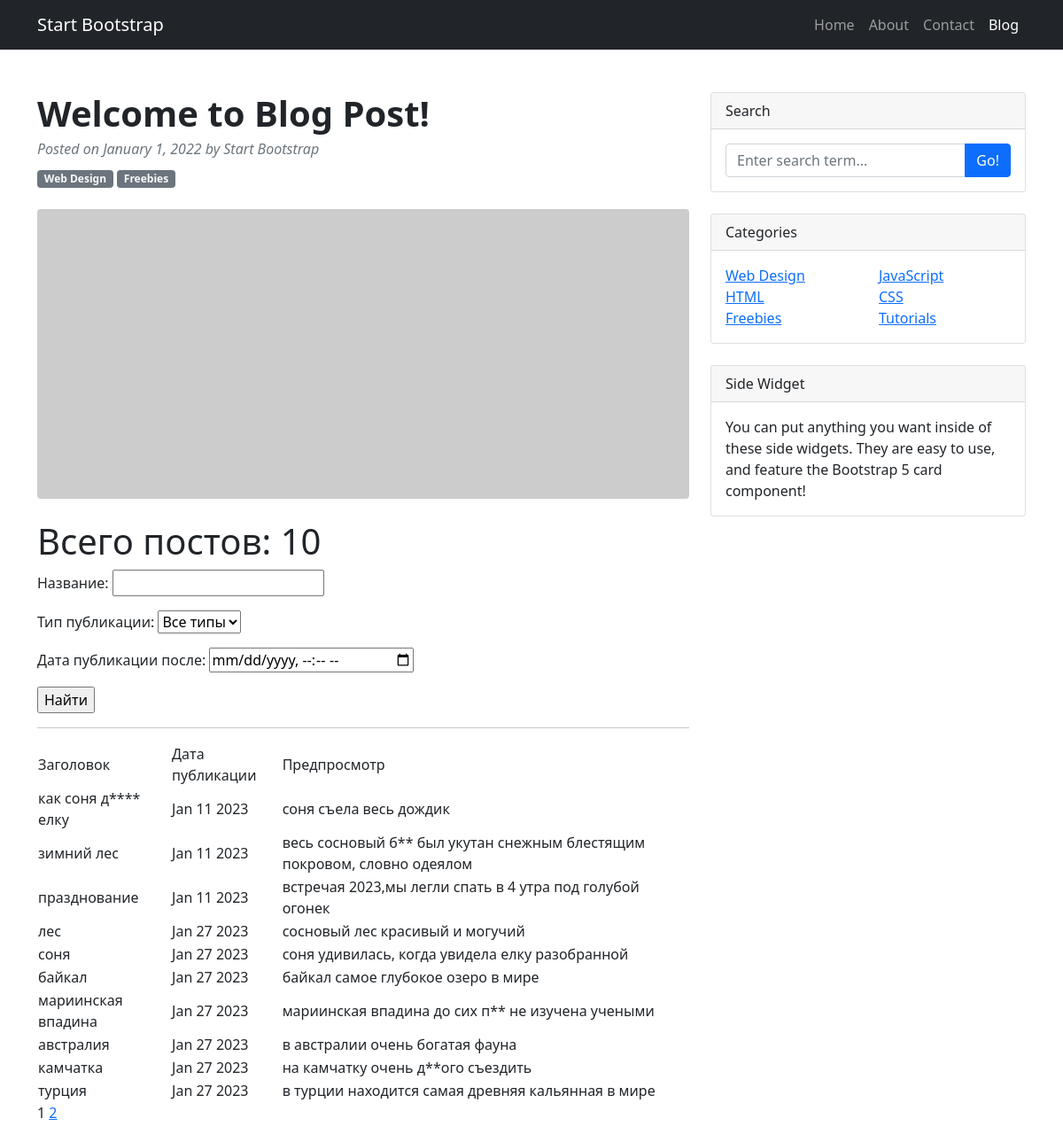
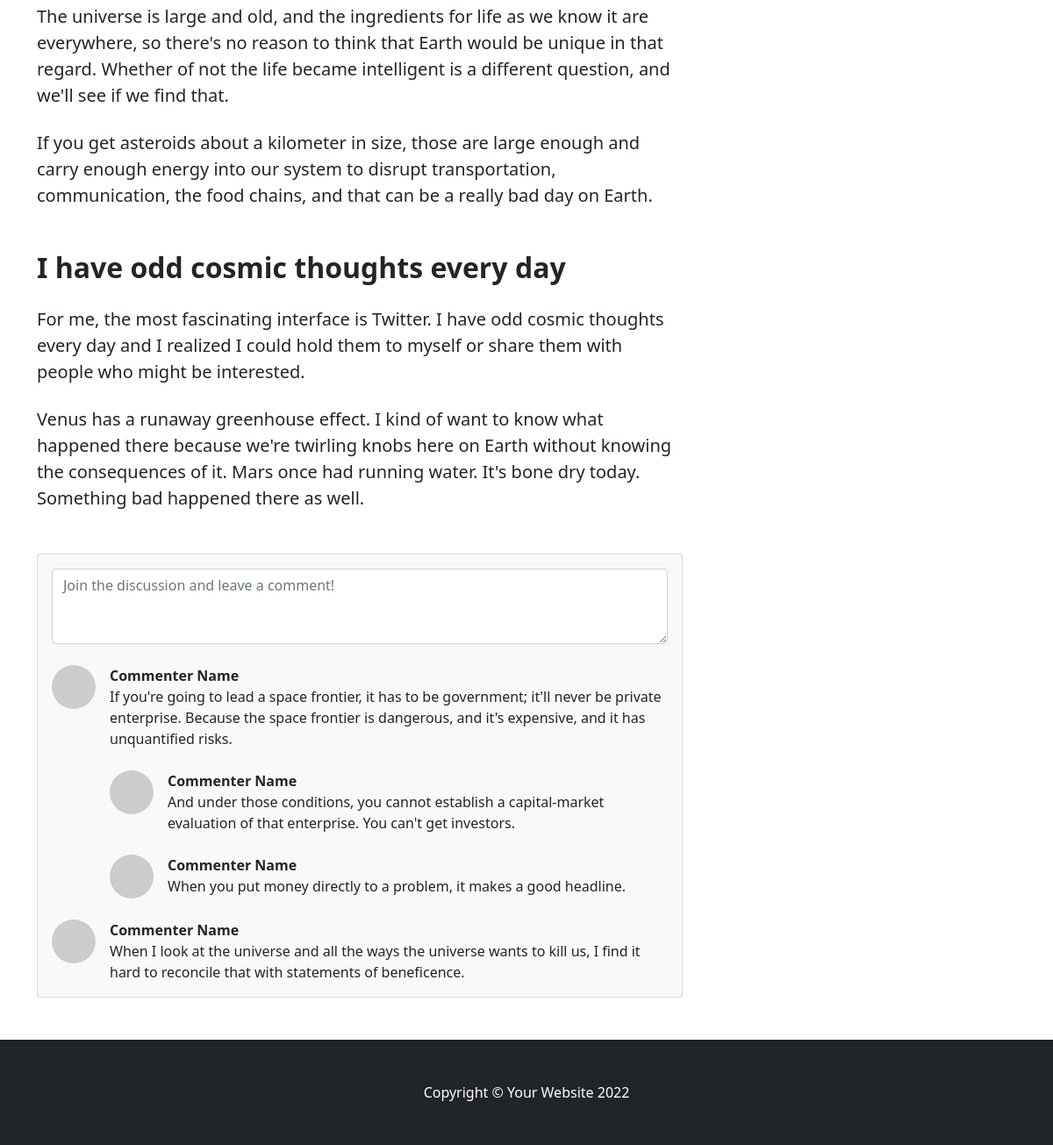
/posts/search/, run on the app's committed database (2 pictures, top to bottom).
### news/models.py (models this page shows, shortened)
class Post(models.Model):
    author = models.ForeignKey(Author, on_delete=models.CASCADE)
    TYPES = [
        ('AR', 'Статья'),
        ('NW', 'Новость')
    ]
    type = models.CharField(max_length=2,
                            choices=TYPES,
                            default='AR')
    time_in = models.DateTimeField(auto_now_add=True)
    topics = models.ManyToManyField(Category, through='PostCategory')
    title = models.CharField(max_length=64)
    text = models.TextField()
    rating_article = models.IntegerField(default=0)

### news/views.py (the view)
# urls.py: path('search/',PostSearch.as_view(),name='post_search'),
class PostSearch(ListView):
    model = Post
    template_name = 'flatpages/search.html'
    context_object_name = 'search'
    paginate_by = 10
    def get_queryset(self):
        queryset = super().get_queryset()
        self.filterset = PostFilter(self.request.GET, queryset)
        return self.filterset.qs
    def get_context_data(self, **kwargs):
        context = super().get_context_data(**kwargs)
        context['filterset'] = self.filterset
        return context

### news/templatetags/custom_filters.py (called while the page is built)
@register.filter()
def censor (value):
    if isinstance (value,str):
        for bw in BAD_WORDS:
            value = value.lower().replace(bw[1:].lower(),'*'*len(bw[1:]))
        return f'{value} '
    else:
        raise TypeError (f'Ошибка! {type(value)} не подходит')

### news/templatetags/custom_tags.py (called while the page is built)
@register.simple_tag(takes_context=True)
def url_replace(context, **kwargs):
   d = context['request'].GET.copy()
   for k, v in kwargs.items():
       d[k] = v
   return d.urlencode()

### templates/flatpages/search.html (shortened to what this page needs)
{% extends 'flatpages/default.html' %}
{% load custom_filters %}
{% load custom_tags %}
{% block content %}
    <h1> Всего постов: {{ search|length }} </h1>
    <form action="" method="get">
        {{ filterset.form.as_p }}
        <input type="submit" value="Найти" />
    </form>
    <hr>
    {% if search %}
        <table>
            <tr>
               <td> Заголовок </td>
               <td> Дата публикации </td>
               <td> Предпросмотр </td>
            </tr>
            {% for post in search %}
            <tr>
                <td>{{ post.title|censor }}</td>
                <td>{{ post.time_in|date:'M d Y'}}</td>
                <td>{{ post.text|truncatewords:20|censor}}</td>
            </tr>
            {% endfor %}
        </table>
    {% else %}
        <h2> Постов нет!</h2>
    {% endif %}
    {{ page_obj.number }}
    {% if page_obj.has_next %}
        <a href="?{% url_replace page=page_obj.next_page_number %}">{{ page_obj.next_page_number }}</a>
    {% endif %}
{% endblock content %}

### data on the page
Post: title|censor "как соня д**** елку", time_in "Jan 11 2023", text|censor "соня съела весь дождик"
Post: title|censor "зимний лес", time_in "Jan 11 2023", text|censor "весь сосновый б** был укутан снежным блестящим покровом, словно одеялом"
Post: title|censor "празднование", time_in "Jan 11 2023", text|censor "встречая 2023,мы легли спать в 4 утра под голубой огонек"
Post: title|censor "лес", time_in "Jan 27 2023", text|censor "сосновый лес красивый и могучий"
Post: title|censor "соня", time_in "Jan 27 2023", text|censor "соня удивилась, когда увидела елку разобранной"
Post: title|censor "байкал", time_in "Jan 27 2023", text|censor "байкал самое глубокое озеро в мире"
Post: title|censor "мариинская впадина", time_in "Jan 27 2023", text|censor "мариинская впадина до сих п** не изучена учеными"
Post: title|censor "австралия", time_in "Jan 27 2023", text|censor "в австралии очень богатая фауна"
Post: title|censor "камчатка", time_in "Jan 27 2023", text|censor "на камчатку очень д**ого съездить"
Post: title|censor "турция", time_in "Jan 27 2023", text|censor "в турции находится самая древняя кальянная в мире"

### other printed values
{{ search|length }} "10"
{{ page_obj.number }} "1"
{{ page_obj.next_page_number }} "2"
